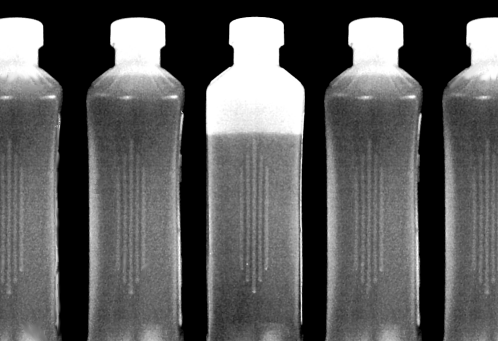
%> input picture assignment4/bottles.tif, 498 x 341 px
$ octave p1.m   (GNU Octave 9; MATLAB toolbox functions it lacks are replaced by stand-ins)
%> lines starting %> are read from the running program, lines starting %| are printed output that depends on the picture; in (x1, y1, x2, y2) boxes, pixels count from 0 and x2, y2 are one past the last pixel; in counts of white or black regions, pixels touching at a corner belong together; the program's own positions count from 1
clear
clc

im = imread('/home/sajal/3-1/DIP/Assignments/assignment4/bottles.tif');
%> im is the input picture: size 341x498 uint8; min 0, max 255, mean 90.4

a = mode(double(im));
%> a = 498 values, max 255 at index 1, min 0 at index 40, mean 106.5
a1 = abs(diff(a));
%> a1 = 497 values, max 255 at index 39, min 0 at index 1, mean 4.1
breakpoint = find(a1 > 0);
%> breakpoint = [39 116 161 230 283 354 399 472]
pass = ones(0.5*numel(breakpoint)+1,1);

THRESH = 0.39;
count = 1;

b = max(im,[],2);
%> b = 341 values, max 255 at index 19, min 0 at index 1, mean 218.5
c = min(find(b==255));
%> c = 19

im1 = im(:,1:breakpoint(1));
im1 = im1(c:size(im,1)/2,:);
%> im1: size 152x39 uint8
im1 = im2bw(im1,0.75);
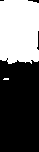
%> im1: size 152x39 logical; 40.1% white; 2 white regions (1 under 20 px), largest, box (x1, y1, x2, y2) and area: (0, 0, 39, 64) 2369

wp = find(im1==1);
%> wp = 2380 values from 2 to 5837
frac = numel(wp)/numel(im1)
%> frac = 0.401
if(frac > THRESH)
    pass(count)=0;
end

for i=2:2:numel(breakpoint)-1
    count = count + 1;
    im1 = im(:,breakpoint(i):breakpoint(i+1));
    im1 = im1(c:size(im,1)/2,:);
    im1 = im2bw(im1,0.75);
    wp = find(im1==1);
    frac = numel(wp)/numel(im1)
    if(frac > THRESH)
        pass(count)=0;
    end
end
%> this loop made 3 passes
%> (i, frac) on passes 2 to 3: (4, 0.724), (6, 0.384)
%> frac on pass 1: 0.383
%> pass 1, `im1 = im1(c:size(im,1)/2,:);`:
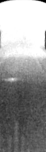
%> im1: size 152x46 uint8; min 0, max 255, mean 154.1
%> pass 1, `im1 = im2bw(im1,0.75);`:
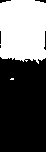
%> im1: size 152x46 logical; 38.3% white; 2 white regions (1 under 20 px), largest, box (x1, y1, x2, y2) and area: (0, 0, 46, 64) 2672
%> pass 2, `im1 = im(:,breakpoint(i):breakpoint(i+1));`:
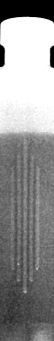
%> im1: size 341x54 uint8; min 0, max 255, mean 145.5
%> after the loop, pass = [0; 1; 0; 1; 1]

count = count+1;
%> count = 5
im1 = im(:,breakpoint(end):size(im,2));
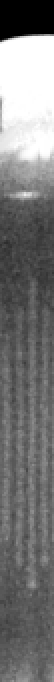
%> im1: size 341x27 uint8 (shown 2 times larger); min 0, max 255, mean 119.6
im1 = im1(c:size(im,1)/2,:);
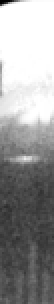
%> im1: size 152x27 uint8 (shown 2 times larger); min 0, max 255, mean 153.9
im1 = im2bw(im1,0.75);
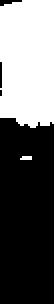
%> im1: size 152x27 logical (shown 2 times larger); 39.9% white; 2 white regions (1 under 20 px), largest, box (x1, y1, x2, y2) and area: (0, 0, 27, 64) 1627
wp = find(im1==1);
%> wp = 1638 values from 4 to 4014
frac = numel(wp)/numel(im1)
%> frac = 0.399
if(frac > THRESH)
    pass(count)=0;
end
